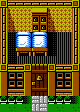

A level layout from a 2D game, rendered from its tile map. Below: a short description, then the map file with its tile-grid data intact:
An orthogonal 5x7 tile map with 16x16 px tiles, 1 tile layer (Tile Layer 1).

<map version="1.10" tiledversion="1.11.2" orientation="orthogonal" renderorder="right-down" width="5" height="7" tilewidth="16" tileheight="16" infinite="0" nextlayerid="2" nextobjectid="1">
 <tileset firstgid="1" source="buildings.tsx" />
 <layer id="1" name="Tile Layer 1" width="5" height="7">
  <data encoding="csv">
    120,121,103,118,122,123,117,104,119,124,115,27,27,12,116,115,41,41,26,116,111,112,248,111,112,109,110,249,109,110,78,79,64,78,79
  </data>
 </layer>
</map>